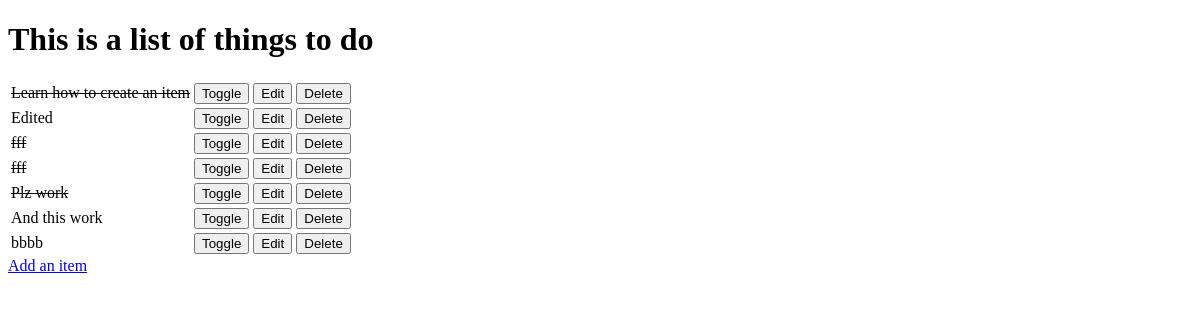
Before: / with the older database file.
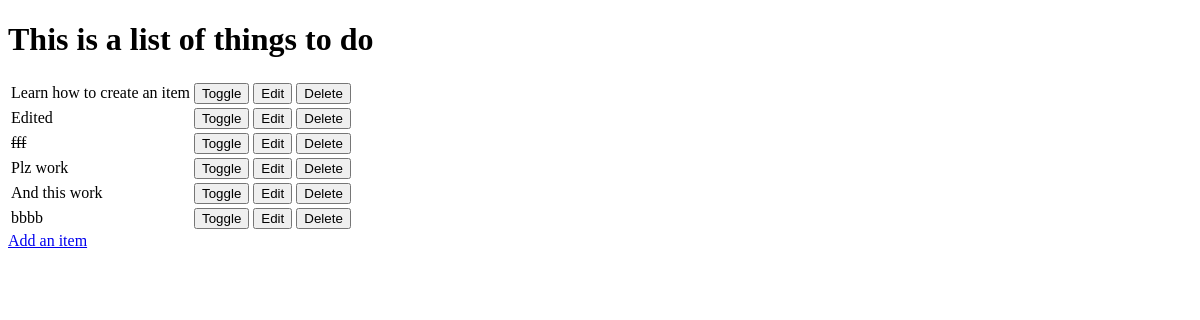
After: the same page with the newer database file.
### todo/models.py (models this page shows, shortened)
class Item(models.Model):
    name = models.CharField(max_length=50, null=False, blank=False)
    done = models.BooleanField(null=False, blank=False, default=False)

### todo/views.py (the view)
# urls.py: path('', views.get_todo_list, name='get_todo_list'),
def get_todo_list(request):
    items = Item.objects.all()
    context = {
        'items': items
    }
    return render(request, "todo/todo_list.html", context)

### todo/templates/todo/todo_list.html (shortened to what this page needs)
<!DOCTYPE html>
<html lang="en">
<head>
</head>
<body>
    <h1>This is a list of things to do</h1>
    <table>
    {% for item in items %}
        <tr>
            {% if item.done %}
                <td><strike>{{ item.name }}</strike></td>
            {% else %}
               <td>{{ item.name }}</td>
            {% endif %}
            <td>
                <a href="/toggle/{{ item.id }}">
                    <button>Toggle</button>
                </a>
            </td>
            <td>
                <a href="/edit/{{ item.id }}">
                    <button>Edit</button>
                </a>
            </td>
            <td>
                <a href="/delete/{{ item.id }}">
                    <button>Delete</button>
                </a>
            </td>
        </tr>
        {% empty %}
        <tr><td>You have nothing to do</td></tr>
    {% endfor %}
    </table>
    <a href="/add">Add an item</a>
</body>
</html>

Changed rows visible on the page:
removed Item: name "fff"
changed Item "Learn how to create an item": done True → False (drawn)
changed Item "Plz work": done True → False (drawn)
